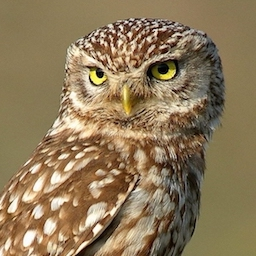
#> input picture owl.jpg, 256 x 256 px
$ python -i fiberbundle.py   (imports and definitions only)   (older library calls are emulated)
#> lines starting #> are read from the running program, lines starting #| are printed output that depends on the picture; after the words box and inside, x2 and y2 are one past the last pixel; in counts of white or black regions, pixels touching at a corner belong together
#> further down, picture is the input picture: shape (256, 256, 3); mean B, G, R 89.1, 121.3, 142
import scipy
import numpy as np
import math
import PIL
import PIL.ImageStat

def camera_noise(irrad_photons, q_e=.5, sensitivity=0, s_pixel=0,
                     dark_noise=2, bit_depth=12, baseline=90,
                     rs=np.random.RandomState(seed=3)):
    """Function to calculate FPA noise  (sensitivity is same for all pixels for now, no Bayer code yet)
    Camera numbers for q_e, etc. below roughly typical for a good CMOS sensor"""

    # Calculate shot noise
    photons = rs.poisson(irrad_photons, size=irrad_photons.shape)

    # Convert photons to electrons
    electrons = q_e * photons

    # Calculate dark noise
    electrons_out = rs.normal(scale=dark_noise, size=electrons.shape) + electrons

    # Convert to ADU and add baseline ADU value to prevent negative values
    max_ADU     = np.int(2**bit_depth - 1)
    ADU         = (electrons_out * (sensitivity + s_pixel)).astype(np.int) # Convert to integers
    ADU += baseline
    ADU[ADU > max_ADU] = max_ADU # Account for  pixel saturation

    return ADU


def simulation(img_color, fiber_core_x=16, fiber_core_y=16, clad_factor=1.25, shear=1, h_xtalk=0.05, v_xtalk=0.05, pad_val=3, image_pixel_size=4, do_camera_noise=True):

    #Loop thru RGB
#> called with fiber_core_x = 16, fiber_core_y = 16, clad_factor = 1.25, shear = 1, h_xtalk = 0.05, v_xtalk = 0.05, pad_val = 3, image_pixel_size = 4
    for color_num in range(3):
        img = img_color[:,:,color_num]
        rows, cols = img.shape

        #print(rows,cols)  # print image size pixels x pixels
        #image_pixel_size = 4  #pixel size
        image_size_rows = rows * image_pixel_size
        image_size_cols = cols * image_pixel_size

        big_mask = np.zeros( (rows,cols) )  #make mask filled with zeros same size as image
        #pad_val = 3   #pad value
        big_mask = np.pad(big_mask, ((pad_val,pad_val),(pad_val,pad_val)), 'constant')  #pad the mask
        img_pad_val = np.pad(img, ((pad_val,pad_val),(pad_val,pad_val)), 'constant')  #pad the image
        bm_rows, bm_cols = big_mask.shape

        #define fiber bundle parameters
        #fiber_core_x = 16  #core size
        #fiber_core_y = 16

        #clad_factor = 1.25 # set open area to cladding ratio, sets borders on each bundle cell
        clad_size_x = fiber_core_x * clad_factor
        clad_size_y = fiber_core_y * clad_factor
        clad_blocks_rows = math.ceil(image_size_rows / clad_size_x)
        clad_blocks_cols = math.ceil(image_size_cols / clad_size_y)

        #dconvert cladding and fiber core to number of pixels
        clad_pixels_x = math.ceil(clad_size_x / image_pixel_size)
        clad_pixels_y = math.ceil(clad_size_y / image_pixel_size)
        clad_pixels_half_x = math.ceil(clad_pixels_x / 2)
        clad_pixels_half_y = math.ceil(clad_pixels_y / 2)
        fc_pixels_half_x = math.ceil(fiber_core_x / image_pixel_size / 2)
        fc_pixels_half_y = math.ceil(fiber_core_y / image_pixel_size / 2)

        #initialize matrix of centroids for each block of pixels equal to fiber size
        centroid = [[0 for x in range(clad_blocks_cols + pad_val)] for y in range(clad_blocks_rows + pad_val)]

        #shear = 1  #minimum value of 1 here is random from 0-1, maximum is pad_val value (1 = no shear)
        #calculate physical core array center positions and make mask
        for i in range(clad_blocks_rows):
            for j in range(clad_blocks_cols):
                core_pos_pix = [math.ceil(((clad_size_x / 2) + clad_size_x * i) / image_pixel_size + np.random.randint(shear)), math.ceil(((clad_size_y / 2) * ((i + 1) % 2) + clad_size_y * j) / image_pixel_size) + np.random.randint(shear)]
                centroid[i][j] = [core_pos_pix[0],core_pos_pix[1]]
                for q in range(core_pos_pix[0] - clad_pixels_half_x - 1 , core_pos_pix[0] + clad_pixels_half_x - 1):
                    for x in range(core_pos_pix[1] - clad_pixels_half_y - 1 , core_pos_pix[1] + clad_pixels_half_y - 1):
                        if (np.absolute(core_pos_pix[0] - q) <= (fc_pixels_half_x)) and (np.absolute(core_pos_pix[1] - x) <= (fc_pixels_half_y)):
                            big_mask[q][x] = 1

        big_mask_gray = big_mask < 1   #get mask borders to adjust interstitial gary scale
        big_mask_gray_num = big_mask_gray.astype(int) * 127   #set interstitial gray scale here (0-255)
        sensitivity_pixel = np.zeros((rows + 2*pad_val, cols + 2*pad_val), np.uint8) #initialize sensitivity array
        sensitivity_pixel[4:np.int(rows + pad_val),3:np.int(cols + pad_val)] = 30  #set to 30, just testing function here

        #add code here to read in actual per pixel sensitivity matrix
        #- will need to load a photometric matrix into sensitivty_pixel if that is desired, uniform at 30 right now

        #mask the image with fiber cores and blank interstitial spaces and adjust interstitial gray scale
        fiber_out = np.multiply(img_pad_val,big_mask) + big_mask_gray_num

        #Adjust image so that resolution reflects fiber core size and location on image
        for i in range(clad_blocks_rows):
            for j in range(clad_blocks_cols):
                row_start = centroid[i][j][0] - clad_pixels_half_x - 1
                row_end =  centroid[i][j][0] + clad_pixels_half_x - 1
                col_start = centroid[i][j][1] - clad_pixels_half_y - 1
                col_end =  centroid[i][j][1] + clad_pixels_half_y - 1
                fiber_out[row_start:row_end - 1 ,col_start:col_end - 1] = np.sum(fiber_out[row_start:row_end - 1,col_start:col_end - 1]) / (clad_pixels_x * clad_pixels_y)

        #adjust image to reflect cross talk from 6 nearest neighbor cells around a central cell
        #can set horitzontal and vertical xtalk coupling separately
        #central cell after xtalk is Ixtalk = Ipre_xtalk*(1-4*vxtalk-2*hxtalk) +(I1+I2+I3+I4)*vxtalk+(I5+I6)*hxtalk

        #image_norm_pre = np.sum(fiber_out[0:clad_blocks_rows,0:clad_blocks_cols])
        image_norm_pre = fiber_out.mean()


        #h_xtalk = .05 #set horizontal xtalk parameter
        #v_xtalk = .05  #set vertical xtalk parameter

        for i in range(clad_blocks_rows-2):
            i = i + 1
            for j in range(clad_blocks_cols-2):
                j = j + 1
                core_1 = fiber_out[centroid[i-1][j-1][0],centroid[i-1][j-1][1]]
                core_2 = fiber_out[centroid[i-1][j+1][0],centroid[i-1][j+1][1]]
                core_3 = fiber_out[centroid[i+1][j-1][0],centroid[i+1][j-1][1]]
                core_4 = fiber_out[centroid[i+1][j+1][0],centroid[i+1][j+1][1]]
                core_5 = fiber_out[centroid[i][j-1][0],centroid[i][j-1][1]]
                core_6 = fiber_out[centroid[i][j+1][0],centroid[i][j+1][1]]

                val_weighted = (v_xtalk * (core_1 + core_2 + core_3 + core_4) + h_xtalk * (core_5 + core_6))
                if val_weighted > 255:
                    val_weighted = 255
                cross_talk_fac = (1 - 4 * v_xtalk - 2 * h_xtalk)
                if cross_talk_fac <= 0:
                    cross_talk_fac = 0
                row_start = centroid[i][j][0] - clad_pixels_half_x
                row_end =  centroid[i][j][0] + clad_pixels_half_x
                col_start = centroid[i][j][1] - clad_pixels_half_y
                col_end =  centroid[i][j][1] + clad_pixels_half_y
                fiber_out[row_start:row_end -1 ,col_start:col_end -1] = fiber_out[centroid[i][j][0],centroid[i][j][1]] * cross_talk_fac + val_weighted
        #image_norm_post = np.sum(fiber_out[0:clad_blocks_rows,0:clad_blocks_cols])
        image_norm_post = fiber_out.mean()

        fiber_out = fiber_out * image_norm_pre* 1 / image_norm_post
        fiber_out = np.multiply(fiber_out,big_mask) + big_mask_gray_num


        # Calculate FPA noise
        noisy_FPA = (camera_noise(fiber_out, s_pixel = sensitivity_pixel) * 255 / 2**12-1) if do_camera_noise else fiber_out

        if color_num == 0:
            noisy_FPA_red = PIL.Image.fromarray(noisy_FPA)
            noisy_FPA_red_oct = noisy_FPA_red.convert('L')
        if color_num == 1:
            noisy_FPA_green = PIL.Image.fromarray(noisy_FPA )
            noisy_FPA_green_oct = noisy_FPA_green.convert('L')
        if color_num == 2:
            noisy_FPA_blue = PIL.Image.fromarray(noisy_FPA )
            noisy_FPA_blue_oct = noisy_FPA_blue.convert('L')
#> this loop made 3 passes
#> (image_norm_pre, image_norm_post) on passes 1 to 3: (102.4, 102.3), (122.5, 122.4), (135.5, 135.4)
#> pass 1, in simulation, `fiber_out = fiber_out * image_norm_pre* 1 / image_norm_post`:
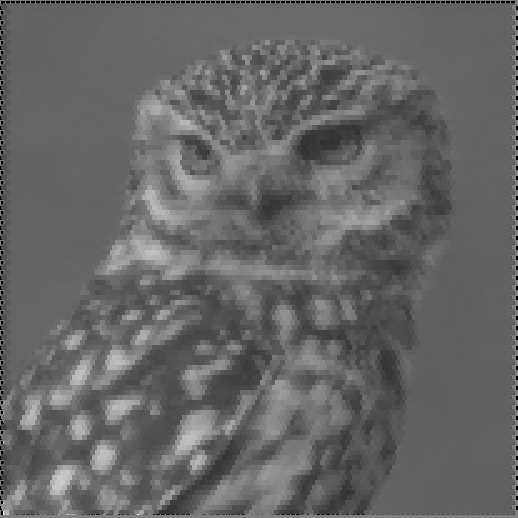
#> fiber_out: shape (518, 518) float64; min 0, max 239.2, mean 102.4
#> after the loop:
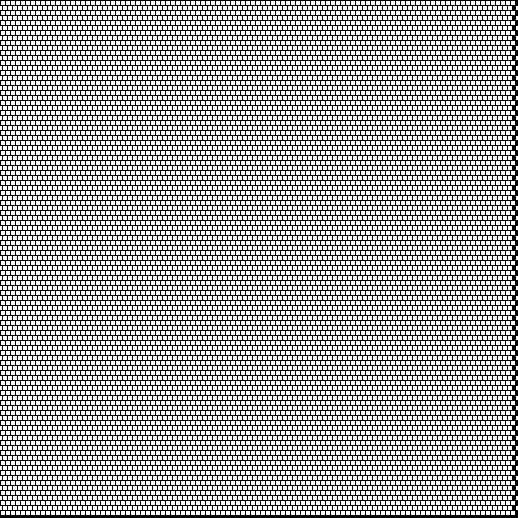
#> big_mask: shape (518, 518) float64; values 0 (black) and 1 (white), 63.3% white; black in thin lines or dots
#> after the loop:
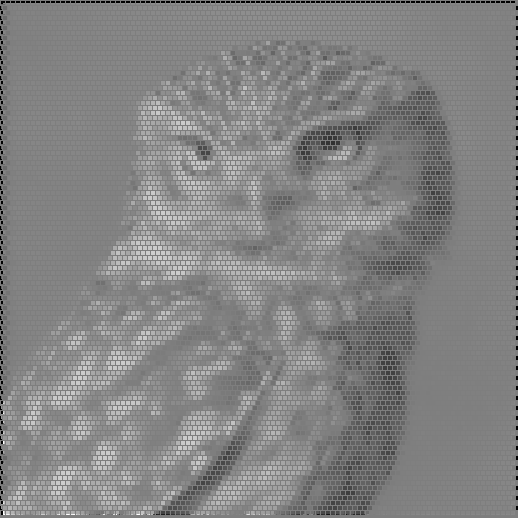
#> fiber_out: shape (518, 518) float64; min 0, max 255.2, mean 132.1; drawn with min black and max white
#> after the loop:
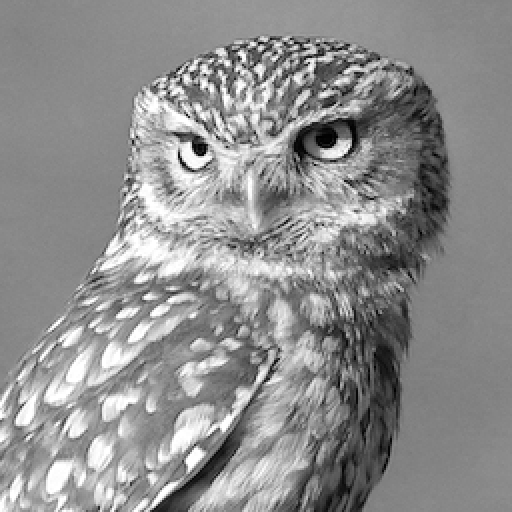
#> img: shape (512, 512); min 0, max 255, mean 142
#> after the loop:
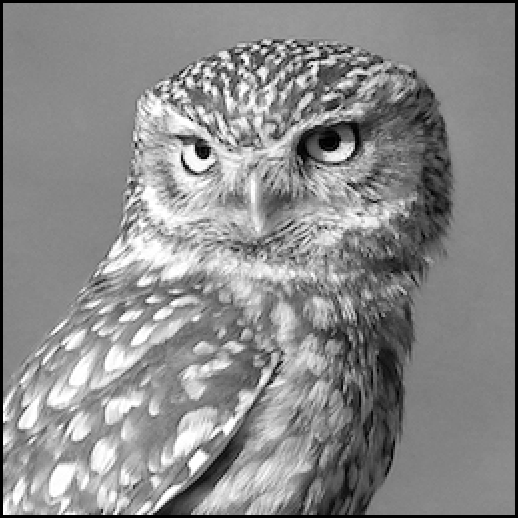
#> img_pad_val: shape (518, 518); min 0, max 255, mean 138.8
#> after the loop:
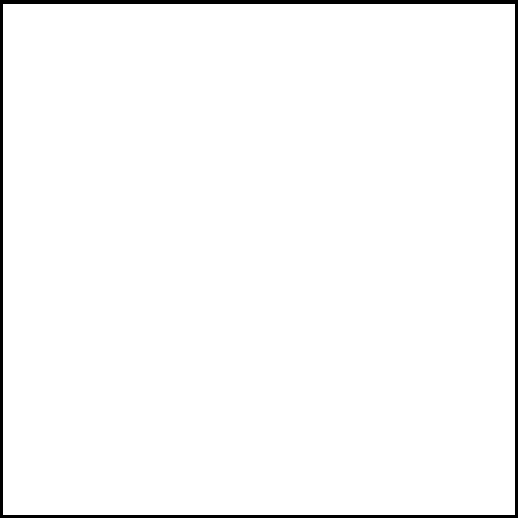
#> sensitivity_pixel: shape (518, 518); values 0 (black) and 30 (white), 97.5% white; 1 black region, box (x1, y1, x2, y2) and area: (0, 0, 518, 518) 6692
#> after the loop, i = 101; j = 101

    img_color_noisy_FPA = PIL.Image.merge("RGB",(noisy_FPA_red_oct,noisy_FPA_green_oct,noisy_FPA_blue_oct))
    return np.array(img_color_noisy_FPA)[pad_val:-pad_val, pad_val:-pad_val, :]


def transform(img_color, outshape=(32,32)):
    """Generate a simulated fiber bundle image"""
    assert(len(np.array(img_color).shape) == 3 and np.array(img_color).dtype == np.uint8)
    img_color_large = np.array(PIL.Image.fromarray(np.array(img_color)).resize( (512,512), PIL.Image.NEAREST ))  # nearest neighbor upsample
    img_sim_large = simulation(img_color_large, h_xtalk=0.05, v_xtalk=0.05, fiber_core_x=16, fiber_core_y=16, do_camera_noise=False)
    return PIL.Image.fromarray(np.uint8(img_sim_large)).resize(outshape, PIL.Image.BICUBIC )
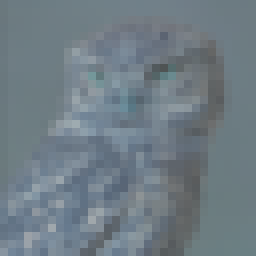
#> returned value: PIL image 32x32 RGB (shown 8 times larger); mean R, G, B 111.1, 124.3, 132.9

>>> import cv2
>>> picture = cv2.imread('../owl.jpg')
>>> result = transform(picture)
